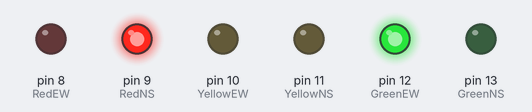
The sketch below on a simulated Arduino Uno, built with avr-gcc and run on an emulated ATmega328P. Parts: output pins drawn as LEDs (lit = HIGH).

Above: at 5.0 s.
At 10.5 s:
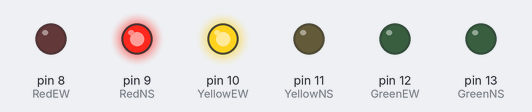
At 16.0 s:
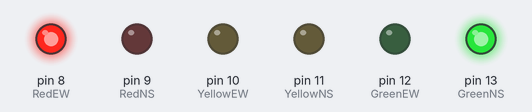
At 21.5 s:
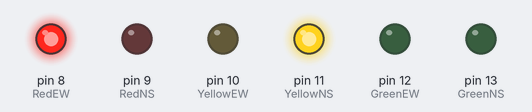
Timing chart, 0 to 28.6 s (numbered marks = the images above):
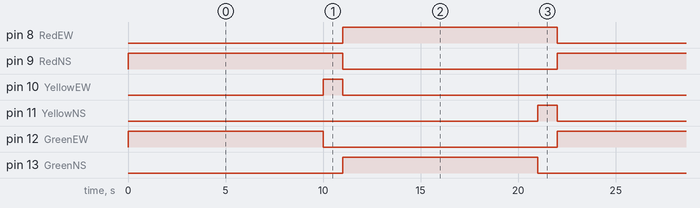

Measured:
- by itself, pin 8 (RedEW), pin 9 (RedNS): alternates HIGH for 11.0 s and LOW for 11.0 s
- by itself, pin 10 (YellowEW), pin 11 (YellowNS): alternates HIGH for 1.0 s and LOW for 21.0 s
- by itself, pin 12 (GreenEW), pin 13 (GreenNS): alternates HIGH for 10.0 s and LOW for 12.0 s

The sketch:

sketch_feb28a.ino
```cpp
const int RedNS = 9;
const int YellowNS = 11;
const int GreenNS = 13;
const int RedEW = 8;
const int YellowEW = 10;
const int GreenEW = 12;
void setup() {
  // put your setup code here, to run once:
  pinMode(RedNS, OUTPUT);
  pinMode(YellowNS, OUTPUT);
  pinMode(GreenNS, OUTPUT);
  pinMode(RedEW, OUTPUT);
  pinMode(YellowEW, OUTPUT);
  pinMode(GreenEW, OUTPUT);
}

void loop() {
  // put your main code here, to run repeatedly:
  digitalWrite(RedNS, HIGH);
  digitalWrite(GreenEW, HIGH);
  delay(10000);
  digitalWrite(GreenEW, LOW);
  digitalWrite(YellowEW, HIGH);
  delay(1000);
  digitalWrite(YellowEW, LOW);
  digitalWrite(RedNS, LOW);
  digitalWrite(GreenNS, HIGH);
  digitalWrite(RedEW, HIGH);
  delay(10000);
  digitalWrite(GreenNS, LOW);
  digitalWrite(YellowNS, HIGH);
  delay(1000);
  digitalWrite(YellowNS, LOW);
  digitalWrite(RedEW, LOW);

}
```
